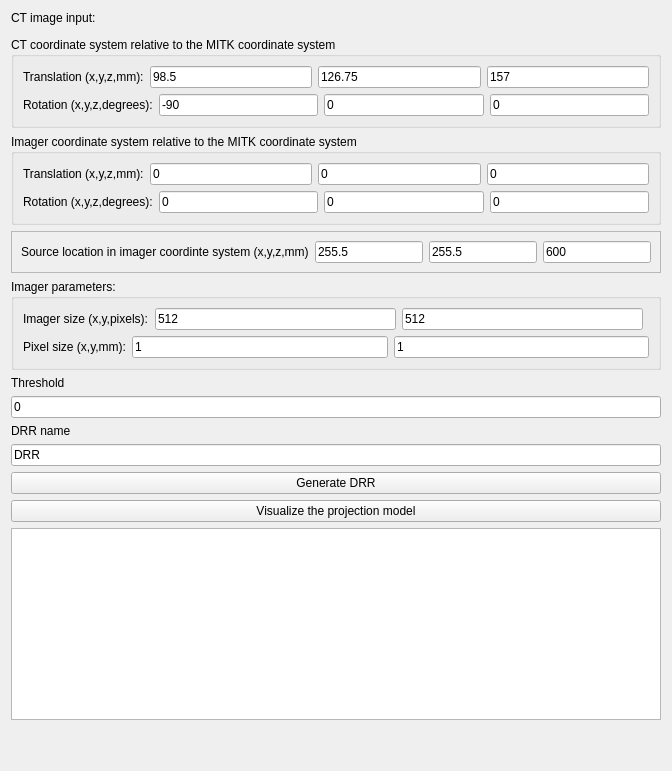
     <widget class="QWidget" name="tab">
      <attribute name="title">
       <string>DRR generation(v1)</string>
      </attribute>
      <layout class="QGridLayout" name="gridLayout_3">
       <item row="2" column="0">
        <widget class="QGroupBox" name="groupBox">
         <property name="title">
          <string>CT coordinate system relative to the MITK coordinate system</string>
         </property>
         <layout class="QVBoxLayout" name="verticalLayout_11">
          <item>
           <layout class="QHBoxLayout" name="horizontalLayout_70">
            <item>
             <widget class="QLabel" name="label_72">
              <property name="text">
               <string>Translation (x,y,z,mm):</string>
              </property>
             </widget>
            </item>
            <item>
             <widget class="QLineEdit" name="ctTxLineEdit">
              <property name="text">
               <string>98.5</string>
              </property>
             </widget>
            </item>
            <item>
             <widget class="QLineEdit" name="ctTyLineEdit">
              <property name="text">
               <string>126.75</string>
              </property>
             </widget>
            </item>
            <item>
             <widget class="QLineEdit" name="ctTzLineEdit">
              <property name="text">
               <string>157</string>
              </property>
             </widget>
            </item>
           </layout>
          </item>
          <item>
           <layout class="QHBoxLayout" name="horizontalLayout_69">
            <item>
             <widget class="QLabel" name="label_74">
              <property name="text">
               <string>Rotation (x,y,z,degrees):</string>
              </property>
             </widget>
            </item>
            <item>
             <widget class="QLineEdit" name="ctRxLineEdit">
              <property name="text">
               <string>-90</string>
              </property>
             </widget>
            </item>
            <item>
             <widget class="QLineEdit" name="ctRyLineEdit">
              <property name="text">
               <string>0</string>
              </property>
             </widget>
            </item>
            <item>
             <widget class="QLineEdit" name="ctRzLineEdit">
              <property name="text">
               <string>0</string>
              </property>
             </widget>
            </item>
           </layout>
          </item>
         </layout>
        </widget>
       </item>
       <item row="4" column="0">
        <widget class="QFrame" name="frame_2">
         <property name="frameShape">
          <enum>QFrame::StyledPanel</enum>
         </property>
         <property name="frameShadow">
          <enum>QFrame::Raised</enum>
         </property>
         <layout class="QVBoxLayout" name="verticalLayout_14">
          <item>
           <layout class="QHBoxLayout" name="horizontalLayout_66">
            <item>
             <widget class="QLabel" name="label_151">
              <property name="text">
               <string>Source location in imager coordinte system (x,y,z,mm)</string>
              </property>
             </widget>
            </item>
            <item>
             <widget class="QLineEdit" name="sourceXLineEdit">
              <property name="text">
               <string>255.5</string>
              </property>
             </widget>
            </item>
            <item>
             <widget class="QLineEdit" name="sourceYLineEdit">
              <property name="text">
               <string>255.5</string>
              </property>
             </widget>
            </item>
            <item>
             <widget class="QLineEdit" name="sourceZLineEdit">
              <property name="text">
               <string>600</string>
              </property>
             </widget>
            </item>
           </layout>
          </item>
         </layout>
        </widget>
       </item>
       <item row="13" column="0">
        <spacer name="verticalSpacer_7">
         <property name="orientation">
          <enum>Qt::Vertical</enum>
         </property>
         <property name="sizeHint" stdset="0">
          <size>
           <width>20</width>
           <height>40</height>
          </size>
         </property>
        </spacer>
       </item>
       <item row="0" column="0">
        <widget class="QLabel" name="label_69">
         <property name="text">
          <string>CT image input:</string>
         </property>
        </widget>
       </item>
       <item row="6" column="0">
        <widget class="QLabel" name="label_71">
         <property name="text">
          <string>Threshold</string>
         </property>
        </widget>
       </item>
       <item row="11" column="0">
        <widget class="QPushButton" name="drrModelVisualPushButton">
         <property name="text">
          <string>Visualize the projection model</string>
         </property>
        </widget>
       </item>
       <item row="5" column="0">
        <widget class="QGroupBox" name="groupBox_3">
         <property name="title">
          <string>Imager parameters:</string>
         </property>
         <layout class="QVBoxLayout" name="verticalLayout_13">
          <item>
           <layout class="QHBoxLayout" name="horizontalLayout_64">
            <item>
             <widget class="QLabel" name="label_153">
              <property name="text">
               <string>Imager size (x,y,pixels):</string>
              </property>
             </widget>
            </item>
            <item>
             <widget class="QLineEdit" name="imagerPixelNumXLineEdit">
              <property name="text">
               <string>512</string>
              </property>
             </widget>
            </item>
            <item>
             <widget class="QLineEdit" name="imagerPixelNumYLineEdit">
              <property name="text">
               <string>512</string>
              </property>
             </widget>
            </item>
            <item>
             <widget class="QFrame" name="frame">
              <property name="frameShape">
               <enum>QFrame::StyledPanel</enum>
              </property>
              <property name="frameShadow">
               <enum>QFrame::Raised</enum>
              </property>
             </widget>
            </item>
           </layout>
          </item>
          <item>
           <layout class="QHBoxLayout" name="horizontalLayout_65">
            <item>
             <widget class="QLabel" name="label_154">
              <property name="text">
               <string>Pixel size (x,y,mm):</string>
              </property>
             </widget>
            </item>
            <item>
             <widget class="QLineEdit" name="imagerPixelSizeXLineEdit">
              <property name="text">
               <string>1</string>
              </property>
             </widget>
            </item>
            <item>
             <widget class="QLineEdit" name="imagerPixelSizeYLineEdit">
              <property name="text">
               <string>1</string>
              </property>
             </widget>
            </item>
           </layout>
          </item>
         </layout>
        </widget>
       </item>
       <item row="1" column="0">
        <widget class="QmitkSingleNodeSelectionWidget" name="newDrrCtImageSingleNodeSelectionWidget" native="true"/>
       </item>
       <item row="3" column="0">
        <widget class="QGroupBox" name="groupBox_2">
         <property name="title">
          <string>Imager coordinate system relative to the MITK coordinate system</string>
         </property>
         <layout class="QVBoxLayout" name="verticalLayout_12">
          <item>
           <layout class="QHBoxLayout" name="horizontalLayout_68">
            <item>
             <widget class="QLabel" name="label_73">
              <property name="text">
               <string>Translation (x,y,z,mm):</string>
              </property>
             </widget>
            </item>
            <item>
             <widget class="QLineEdit" name="imagerTxLineEdit">
              <property name="text">
               <string>0</string>
              </property>
             </widget>
            </item>
            <item>
             <widget class="QLineEdit" name="imagerTyLineEdit">
              <property name="text">
               <string>0</string>
              </property>
             </widget>
            </item>
            <item>
             <widget class="QLineEdit" name="imagerTzLineEdit">
              <property name="text">
               <string>0</string>
              </property>
             </widget>
            </item>
           </layout>
          </item>
          <item>
           <layout class="QHBoxLayout" name="horizontalLayout_67">
            <item>
             <widget class="QLabel" name="label_75">
              <property name="text">
               <string>Rotation (x,y,z,degrees):</string>
              </property>
             </widget>
            </item>
            <item>
             <widget class="QLineEdit" name="imagerRxLineEdit">
              <property name="text">
               <string>0</string>
              </property>
             </widget>
            </item>
            <item>
             <widget class="QLineEdit" name="imagerRyLineEdit">
              <property name="text">
               <string>0</string>
              </property>
             </widget>
            </item>
            <item>
             <widget class="QLineEdit" name="imagerRzLineEdit">
              <property name="text">
               <string>0</string>
              </property>
             </widget>
            </item>
           </layout>
          </item>
         </layout>
        </widget>
       </item>
       <item row="10" column="0">
        <widget class="QPushButton" name="newGenerateDrrPushButton">
         <property name="text">
          <string>Generate DRR</string>
         </property>
        </widget>
       </item>
       <item row="9" column="0">
        <widget class="QLineEdit" name="drrNameLineEdit">
         <property name="text">
          <string>DRR</string>
         </property>
        </widget>
       </item>
       <item row="7" column="0">
        <widget class="QLineEdit" name="newDrrthresLineEdit">
         <property name="text">
          <string>0</string>
         </property>
        </widget>
       </item>
       <item row="8" column="0">
        <widget class="QLabel" name="label_70">
         <property name="text">
          <string>DRR name</string>
         </property>
        </widget>
       </item>
       <item row="12" column="0">
        <widget class="QTextBrowser" name="newDrrTextBrowser"/>
       </item>
      </layout>
     </widget>
